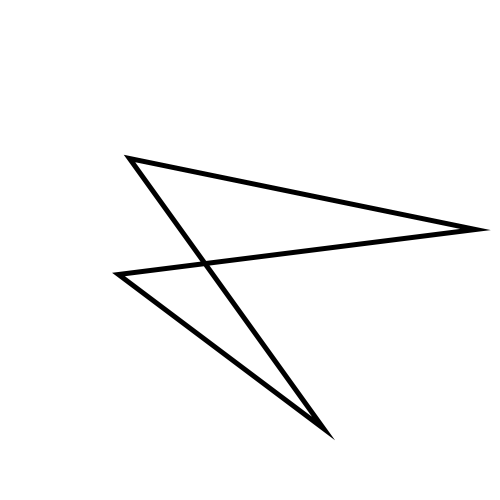
Frame 1 (no input)
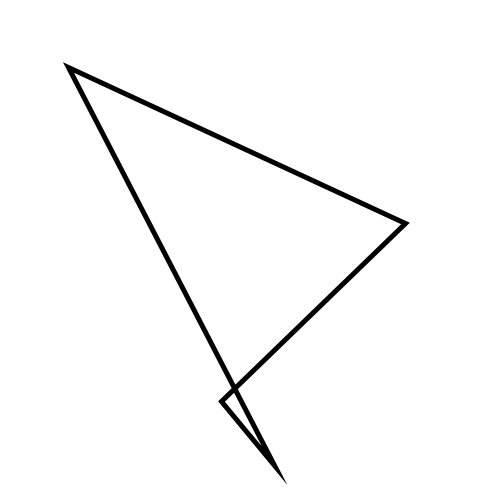
Frame 60 (the mouse pressed at the canvas centre just before this capture)
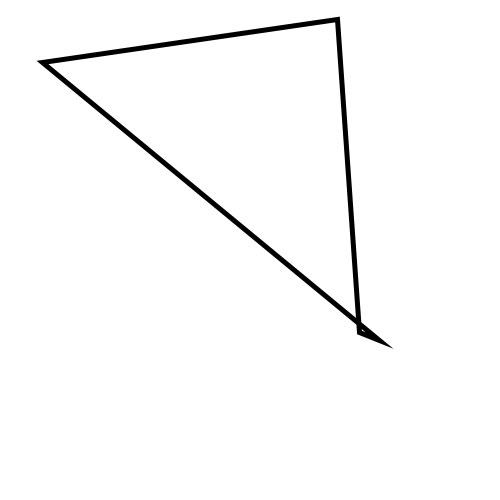
Frame 120 (the mouse held since frame 60 and released just before this capture)

The Processing sketch that drew these frames (run headless with seeded random() and noise(); from frame 60 on, the mouse is pressed at the canvas centre):

// Processing sketch: day4_01_polygons
// ── day4_01_polygons.pde
float x1, y1, x2, y2, x3, y3, x4, y4;

void setup() {
  size(500,500);
  frameRate(4);
}

void draw() {
  background(255);  
  x1 = random(width);
  x2 = random(width);
  x3 = random(width);
  x4 = random(width);
  
  y1 = random(height);
  y2 = random(height);
  y3 = random(height);
  y4 = random(height);
  
  strokeWeight(5);
  beginShape();
    vertex(x1, y1);
    vertex(x2, y2);
    vertex(x3, y3);
    vertex(x4, y4);
  endShape(CLOSE);
}
